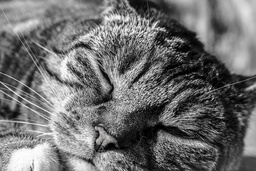
#> input picture cat.jpg, 256 x 171 px, shrunk from 960 x 640 before the run
$ python huong_dolon_gradient.py
#> lines starting #> are read from the running program, lines starting #| are printed output that depends on the picture
import numpy as np
import math
import cv2


def scale_to_0_255(img):
    min_val = np.min(img)
    max_val = np.max(img)
    new_img = (img - min_val) / (max_val - min_val)  # 0-1
    new_img *= 255
    return new_img


def convolve_nest_loop(img, kernel):
    scale_img = scale_to_0_255(img)
    img_height = scale_img.shape[0]
    img_width = scale_img.shape[1]

    kernel_height = kernel.shape[0]
    kernel_width = kernel.shape[1]

    H = (kernel_height - 1) // 2
    W = (kernel_width - 1) // 2

    out = np.zeros((img_height, img_width))

    for i in np.arange(H, img_height - H):
        for j in np.arange(W, img_width - W):
            sum = 0
            for k in np.arange(-H, H + 1):
                for l in np.arange(-W, W + 1):
                    a = img[i + k, j + l]
                    w = kernel[H + k, W + l]
                    sum += (w * a)
            out[i, j] = sum

    scale_out = scale_to_0_255(out)
    return scale_out


# sobel filter
Hx = np.array([[-1, 0, 1],
               [-2, 0, 2],
               [-1, 0, 1]])

Hy = np.array([[-1, -2, -1],
               [0, 0, 0],
               [1, 2, 1]])

in_img = cv2.imread('cat.jpg', 0)
#> in_img: shape (171, 256); min 0, max 255, mean 110.4

Gx_out = convolve_nest_loop(in_img, Hx)
#> in scale_to_0_255, `min_val = np.min(img)`: min_val = 0
#> in scale_to_0_255, `max_val = np.max(img)`: max_val = 255
#> after the loop in convolve_nest_loop, `for i in np.arange(H, img_height - H):`:
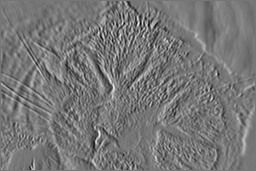
#> out: shape (171, 256) float64; min -612, max 700, mean 0.7; drawn with min black and max white
Gy_out = convolve_nest_loop(in_img, Hy)
#> after the loop in convolve_nest_loop (call 2), `for i in np.arange(H, img_height - H):`:
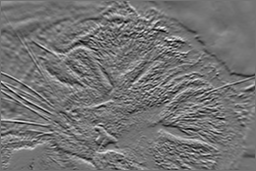
#> out: shape (171, 256) float64; min -554, max 665, mean -0.9; drawn with min black and max white

magnitude = np.zeros((Gx_out.shape[0], Gx_out.shape[1]))
direction = np.zeros((Gx_out.shape[0], Gx_out.shape[1]))

for i in np.arange(0, Gx_out.shape[0]):
    for j in np.arange(0, Gx_out.shape[1]):
        magnitude[i, j] = Gx_out[i, j] + Gy_out[i, j]
        direction[i, j] = math.atan(Gy_out[i, j] / Gx_out[i, j])
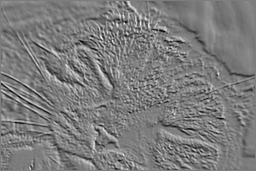
#> direction: shape (171, 256) float64; min 0, max 1.57, mean 0.768; drawn with min black and max white
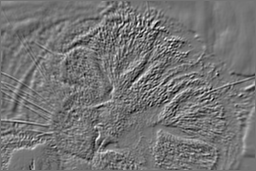
#> magnitude: shape (171, 256) float64; min 75.71, max 422.8, mean 234.8; drawn with min black and max white

scale_magnitude = scale_to_0_255(magnitude)

print("Magnitude:\n")
print(scale_magnitude)
#> (printed output is left out)
print("Direction (calculated in radians)\n")
print(direction)
#> (printed output is left out)

$ run again, with anhdep.jpg copied over cat.jpg
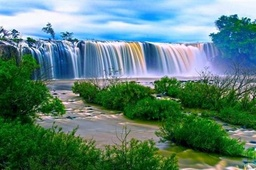
#> input picture anhdep.jpg, 256 x 170 px, shrunk from 500 x 333 before the run
#> `in_img = cv2.imread('cat.jpg', 0)`:
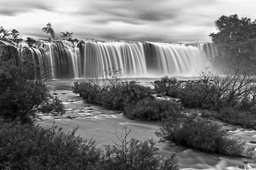
#> in_img: shape (170, 256); min 0, max 255, mean 116.4
#> min_val = 0
#> max_val = 255
#> after the loop `for i in np.arange(0, Gx_out.shape[0]):`:
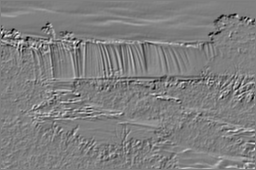
#> magnitude: shape (170, 256) float64; min 100.7, max 434.6, mean 267.5; drawn with min black and max white
#> (printed output is left out)
#> (printed output is left out)
